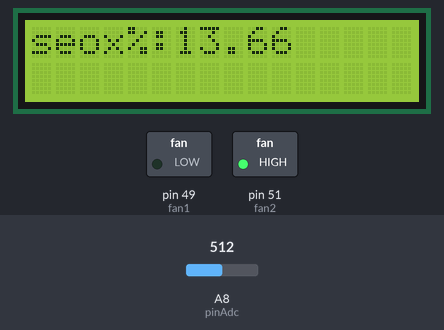
The sketch below on a simulated Arduino Mega 2560, built with avr-gcc and run on an emulated ATmega2560. On the bench: 16×2 character LCD, switched loads named in the sketch (green lamp = pin HIGH). The test bench sets the inputs (shaded band); at power-on: A8 (pinAdc) = 512. What the sketch prints to the serial monitor is not drawn.

Above: at 11.2 s.
11.3 s: A8 (pinAdc) set to 276
At 13.0 s:
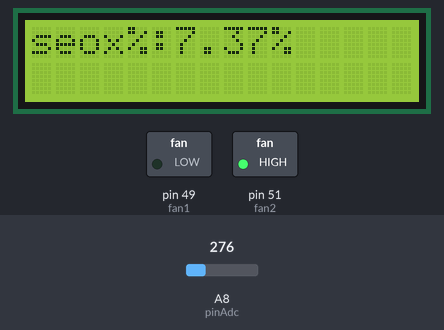
13.6 s: A8 (pinAdc) set to 244
At 15.4 s:
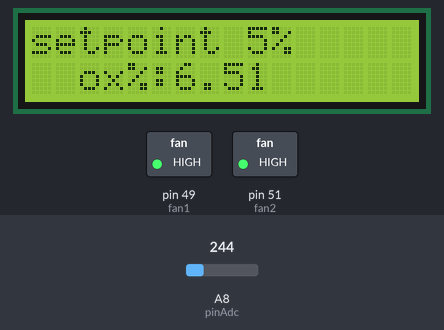
15.7 s: A8 (pinAdc) set to 306
At 18.1 s:
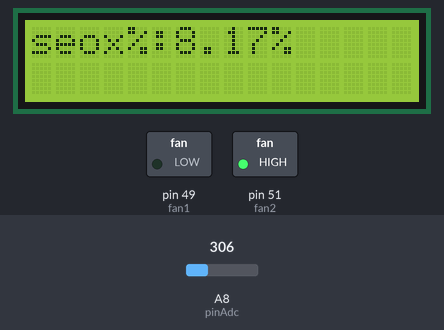
Timing chart, 0 to 19.6 s (numbered marks = the images above; inputs shaded):
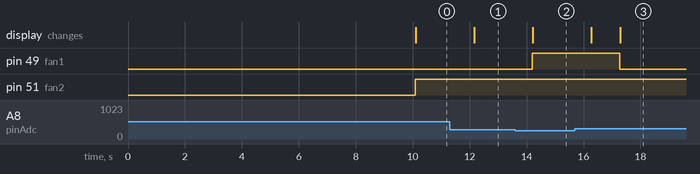

Measured:
- the behaviour switches between 259 and 258 on A8 (pinAdc) (found by bisection; images 1 and 2)
- after the input at 11.3 s, the display: changes after 0.87 s (image 1)
- after the input at 13.6 s, pin 49 (fan1): LOW → HIGH after 0.60 s; the display: changes after 0.62 s (image 2)
- after the input at 15.7 s, pin 49 (fan1): HIGH → LOW after 1.6 s; the display: first changes after 0.58 s (image 3 shows a later state)

The sketch:

Hypoxia_measurements_and_setpoints-Groove_sensor.ino
```cpp
// include library
#include <LiquidCrystal_I2C.h>
#include <Wire.h>
#define Wire Wire1
// declairing LCD address
LiquidCrystal_I2C lcd(0x27, 16, 2);
// Sensor constants and parameters
const float VRefer = 2.6;       // voltage of adc reference
const int pinAdc   = A8;
// I/O pin declaration
int switch1 = A2; // pin for setpoint 1
int switch2 = A3; //pin for setpoint 2
int fan1 = 49; //output pin for maximum voltage 5V
int fan2 = 51; // output pin for lower speed using 3.3 v
  int i=1;
///////////////////////////////////////////////////////
void setup()
{
    // put your setup code here, to run once:
    Serial.begin(9600);
    lcd.init();
  lcd.backlight();// initializing lcd backllight and etc
  lcd.print("sensor readings");// print message to the screen
  delay(10000);// delaying the void loop
  lcd.clear();

  pinMode(fan1, OUTPUT);
  pinMode(fan2, OUTPUT);
  pinMode(switch1, INPUT);
  pinMode(switch2, INPUT);

}

void loop()
{


     if (analogRead((switch2)||(analogRead(switch1)))>0.5){
        //when setpoint is 5%
        setpoints();
        }


}

///////////////////////////////////////////////////////////////////////////
float readO2Vout() // reads the output voltage of the Groove oxygen sensor
{
    long sum = 0;
    for(int i=0; i<32; i++)
    {
        sum += analogRead(pinAdc);
    }
    sum >>= 5;
    float MeasuredVout = sum * (VRefer / 1023.0);
return MeasuredVout;
}
/////////////////////////////////////////////////////////////////////////
float readConcentration(){ // converts read voltage to oxygen concentration
    float MeasuredVout = readO2Vout();
    float Concentration = MeasuredVout * 0.21 / 2.0;
    float Concentration_Percentage=Concentration*100;
return Concentration_Percentage;
}

//////////////////////////////////////////////////////////////////////
void setpoints()// for setpoint equal 5%
{
 float Vout = readO2Vout();
float o=readConcentration(); //reads the current oxygen concengration
if (analogRead(switch2)>0){
  while ((o>7.0)&&(o<21)){
    digitalWrite(fan1,LOW);
    digitalWrite(fan2, HIGH);
  lcd.setCursor(2,0);
    lcd.clear();
    lcd.print("setpoint 7%");
    lcd.setCursor(2,0);
    lcd.print("ox%:");
    lcd.print(o);
    Serial.println(o);
    delay(1000);
    o=readConcentration();


    }
    while ((o>=6.9)&&(o<7.1)){
  digitalWrite(fan1,LOW);
  digitalWrite(fan2, HIGH);
  delay(5000);
  digitalWrite(fan1,HIGH);
  digitalWrite(fan2, HIGH);
 delay(5000);
 o=readConcentration();
    lcd.setCursor(2,0);
    lcd.clear();
    lcd.print("setpoint 7%");
    lcd.setCursor(2,1);
    lcd.print("ox%:");
    lcd.print(o);;
    Serial.println(o);
    delay(1000);
    }
    while (o<6.89){
  digitalWrite(fan1,HIGH);
  digitalWrite(fan2, HIGH);
  o=readConcentration();
 Serial.println(o);
  lcd.setCursor(2,0);
    lcd.clear();
    lcd.print("setpoint 5%");
    lcd.setCursor(2,1);
    lcd.print("ox%:");
    lcd.print(o);
    Serial.println(o);
    delay(1000);


        }
  }

    if (analogRead(switch1)>0){
  while ((o>5.0)&&(o<21)){
    digitalWrite(fan1,LOW);
    digitalWrite(fan2, HIGH);
  lcd.setCursor(2,0);
    lcd.clear();
    lcd.print("setpoint 5%");
    lcd.setCursor(2,0);
    lcd.print("ox%:");
    lcd.print(o);
    Serial.println(o);
    delay(1000);
    o=readConcentration();

    }
        while ((o>=4.9)&&(o<5.1)){
  digitalWrite(fan1,LOW);
  digitalWrite(fan2, HIGH);
  delay(5000);
  digitalWrite(fan1,HIGH);
  digitalWrite(fan2, HIGH);
 delay(5000);
 o=readConcentration();
    lcd.setCursor(2,0);
    lcd.clear();
    lcd.print("setpoint 5%");
    lcd.setCursor(2,1);
    lcd.print("ox%:");
    lcd.print(o);;
    Serial.println(o);
    delay(1000);
    }
    while (o<4.89){
  digitalWrite(fan1,HIGH);
  digitalWrite(fan2, HIGH);
  o=readConcentration();
 Serial.println(o);
  lcd.setCursor(2,0);
    lcd.clear();
    lcd.print("setpoint 5%");
    lcd.setCursor(2,1);
    lcd.print("ox%:");
    lcd.print(o);
    Serial.println(o);
    delay(1000);
  } }
  }
```
